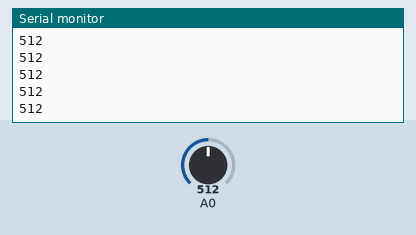
The sketch below on a simulated Arduino Uno, built with avr-gcc and run on an emulated ATmega328P. Shown: the last lines printed to the serial monitor. The test bench sets the inputs (shaded band); at power-on: A0 = 512.

Above: at 1.2 s.
1.3 s: A0 set to 716
At 1.31 s:
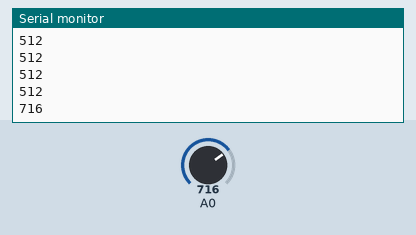
2.8 s: A0 set to 900
At 2.81 s:
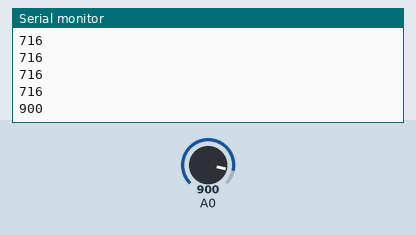
Timing chart, 0 to 5.8 s (numbered marks = the images above; inputs shaded):
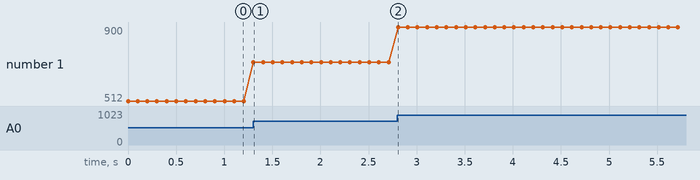

The sketch:

Les3__INO_bestand.ino
```cpp
int sensorValue = 0;

void setup() {
Serial.begin(9600);
}
void loop() {
sensorValue = analogRead(A0);
if (sensorValue > 100){
  Serial.println(sensorValue); // Print de waarde van sensorValue alleen als die hoger is dan 100.
}
delay(100); // Wacht 100 miliseconden, 0,1 sec
}
```

Measured:
- after the input at 1.3 s, the serial monitor: prints a new line at once (image 1)
- after the input at 2.8 s, the serial monitor: prints a new line at once (image 2)
- plotted number 1: 512 → 716 after the input at 1.3 s, 716 → 900 after the input at 2.8 s
